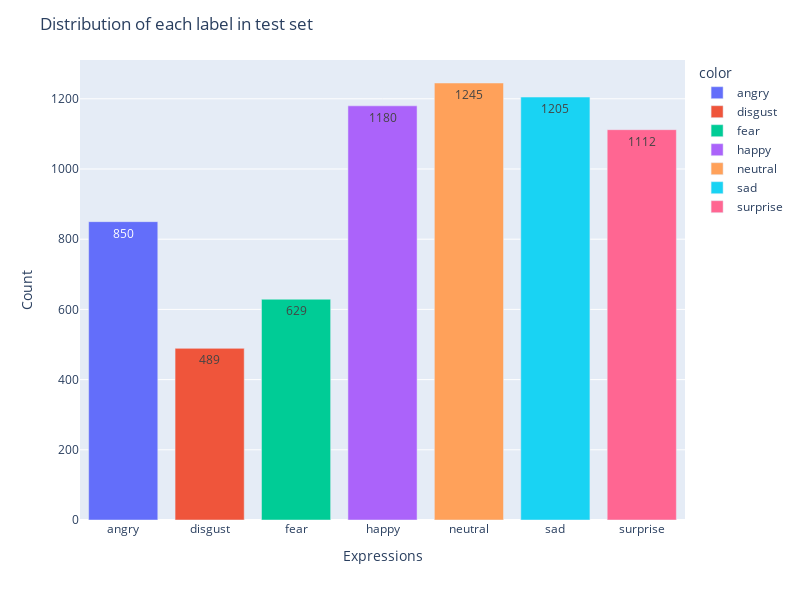

Notebook cell for this chart:
### Code cell
labels = ["angry", "disgust", "fear", "happy", "neutral", "sad", "surprise"]
fig = px.bar(x=labels, y=class_count_in_test_set, color=labels)

fig.update_layout(
    title="Distribution of each label in test set",
    xaxis_title="Expressions",
    yaxis_title="Count",
    height=600,
    width=800,
)

fig.update_traces(texttemplate="%{y}", textposition="inside")

fig.show()

### Figure 1 — Plotly figure (JSON) as saved in the notebook; plotly's stock layout.template omitted (floating-point values rounded to 4 significant figures)
{"data": [{"alignmentgroup": "True", "hovertemplate": "color=angry<br>x=%{x}<br>y=%{y}<extra></extra>", "legendgroup": "angry", "marker": {"color": "#636efa", "pattern": {"shape": ""}}, "name": "angry", "offsetgroup": "angry", "orientation": "v", "showlegend": true, "textposition": "inside", "texttemplate": "%{y}", "type": "bar", "x": ["angry"], "xaxis": "x", "y": [850], "yaxis": "y"}, {"alignmentgroup": "True", "hovertemplate": "color=disgust<br>x=%{x}<br>y=%{y}<extra></extra>", "legendgroup": "disgust", "marker": {"color": "#EF553B", "pattern": {"shape": ""}}, "name": "disgust", "offsetgroup": "disgust", "orientation": "v", "showlegend": true, "textposition": "inside", "texttemplate": "%{y}", "type": "bar", "x": ["disgust"], "xaxis": "x", "y": [489], "yaxis": "y"}, {"alignmentgroup": "True", "hovertemplate": "color=fear<br>x=%{x}<br>y=%{y}<extra></extra>", "legendgroup": "fear", "marker": {"color": "#00cc96", "pattern": {"shape": ""}}, "name": "fear", "offsetgroup": "fear", "orientation": "v", "showlegend": true, "textposition": "inside", "texttemplate": "%{y}", "type": "bar", "x": ["fear"], "xaxis": "x", "y": [629], "yaxis": "y"}, {"alignmentgroup": "True", "hovertemplate": "color=happy<br>x=%{x}<br>y=%{y}<extra></extra>", "legendgroup": "happy", "marker": {"color": "#ab63fa", "pattern": {"shape": ""}}, "name": "happy", "offsetgroup": "happy", "orientation": "v", "showlegend": true, "textposition": "inside", "texttemplate": "%{y}", "type": "bar", "x": ["happy"], "xaxis": "x", "y": [1180], "yaxis": "y"}, {"alignmentgroup": "True", "hovertemplate": "color=neutral<br>x=%{x}<br>y=%{y}<extra></extra>", "legendgroup": "neutral", "marker": {"color": "#FFA15A", "pattern": {"shape": ""}}, "name": "neutral", "offsetgroup": "neutral", "orientation": "v", "showlegend": true, "textposition": "inside", "texttemplate": "%{y}", "type": "bar", "x": ["neutral"], "xaxis": "x", "y": [1245], "yaxis": "y"}, {"alignmentgroup": "True", "hovertemplate": "color=sad<br>x=%{x}<br>y=%{y}<extra></extra>", "legendgroup": "sad", "marker": {"color": "#19d3f3", "pattern": {"shape": ""}}, "name": "sad", "offsetgroup": "sad", "orientation": "v", "showlegend": true, "textposition": "inside", "texttemplate": "%{y}", "type": "bar", "x": ["sad"], "xaxis": "x", "y": [1205], "yaxis": "y"}, {"alignmentgroup": "True", "hovertemplate": "color=surprise<br>x=%{x}<br>y=%{y}<extra></extra>", "legendgroup": "surprise", "marker": {"color": "#FF6692", "pattern": {"shape": ""}}, "name": "surprise", "offsetgroup": "surprise", "orientation": "v", "showlegend": true, "textposition": "inside", "texttemplate": "%{y}", "type": "bar", "x": ["surprise"], "xaxis": "x", "y": [1112], "yaxis": "y"}], "layout": {"barmode": "relative", "height": 600, "legend": {"title": {"text": "color"}, "tracegroupgap": 0}, "margin": {"t": 60}, "title": {"text": "Distribution of each label in test set"}, "width": 800, "xaxis": {"anchor": "y", "domain": [0, 1], "title": {"text": "Expressions"}}, "yaxis": {"anchor": "x", "domain": [0, 1], "title": {"text": "Count"}}}}
